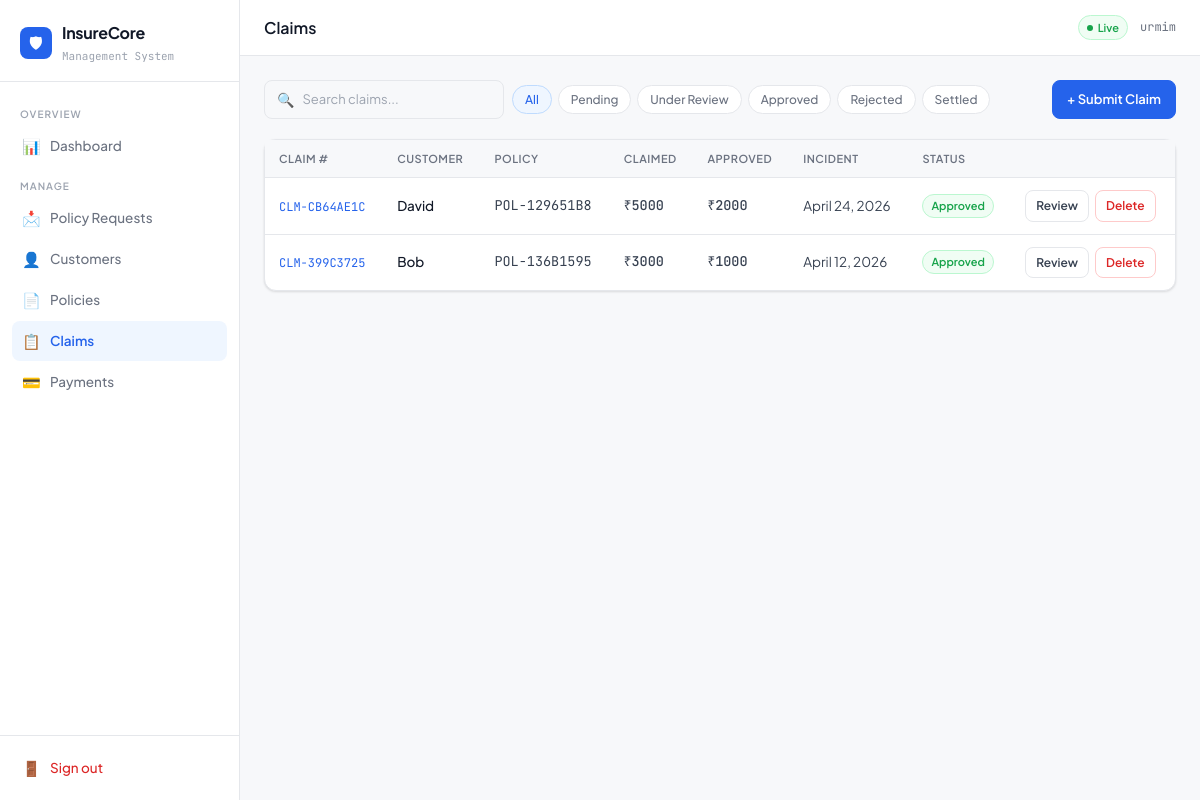
The app's page /claims/ (signed in) with its own data.
### insurance/models.py (models this page shows, shortened)
class Claim(models.Model):
    STATUS_CHOICES = [
        ('pending', 'Pending'),
        ('under_review', 'Under Review'),
        ('approved', 'Approved'),
        ('rejected', 'Rejected'),
        ('settled', 'Settled'),
    ]
    policy = models.ForeignKey(Policy, on_delete=models.CASCADE, related_name='claims')
    claim_number = models.CharField(max_length=50, unique=True)
    claim_date = models.DateField(auto_now_add=True)
    incident_date = models.DateField()
    claim_amount = models.DecimalField(max_digits=12, decimal_places=2)
    approved_amount = models.DecimalField(max_digits=12, decimal_places=2, null=True, blank=True)
    reason = models.TextField()
    status = models.CharField(max_length=20, choices=STATUS_CHOICES, default='pending')
    document = models.FileField(upload_to='claims/', null=True, blank=True)
    notes = models.TextField(blank=True)
    created_at = models.DateTimeField(auto_now_add=True)
    updated_at = models.DateTimeField(auto_now=True)
    class Meta:
        ordering = ['-created_at']

class Policy(models.Model):
    POLICY_TYPES = [
        ('life', 'Life Insurance'),
        ('health', 'Health Insurance'),
        ('vehicle', 'Vehicle Insurance'),
        ('home', 'Home Insurance'),
        ('travel', 'Travel Insurance'),
    ]
    STATUS_CHOICES = [
        ('active', 'Active'),
        ('expired', 'Expired'),
        ('cancelled', 'Cancelled'),
        ('pending', 'Pending'),
    ]
    customer = models.ForeignKey(Customer, on_delete=models.CASCADE, related_name='policies')
    policy_number = models.CharField(max_length=50, unique=True)
    policy_type = models.CharField(max_length=20, choices=POLICY_TYPES)
    cover_amount = models.DecimalField(max_digits=12, decimal_places=2)
    premium_amount = models.DecimalField(max_digits=10, decimal_places=2)
    start_date = models.DateField()
    end_date = models.DateField()
    status = models.CharField(max_length=20, choices=STATUS_CHOICES, default='active')
    description = models.TextField(blank=True)
    created_at = models.DateTimeField(auto_now_add=True)
    class Meta:
        ordering = ['-created_at']
        verbose_name_plural = 'Policies'

class Customer(models.Model):
    GENDER_CHOICES = [('M', 'Male'), ('F', 'Female'), ('O', 'Other')]
    user = models.OneToOneField(User, on_delete=models.CASCADE, null=True, blank=True)
    name = models.CharField(max_length=150)
    email = models.EmailField(unique=True)
    phone = models.CharField(max_length=20)
    date_of_birth = models.DateField(null=True, blank=True)
    gender = models.CharField(max_length=1, choices=GENDER_CHOICES, default='M')
    address = models.TextField(blank=True)
    created_at = models.DateTimeField(auto_now_add=True)
    class Meta:
        ordering = ['-created_at']

### insurance/views.py (the view)
# urls.py: path('claims/', views.claim_list, name='claims'),
@admin_required
def claim_list(request):
    q = request.GET.get('q', '')
    status = request.GET.get('status', '')
    claims = Claim.objects.select_related('policy__customer').all()
    if q:
        claims = claims.filter(Q(claim_number__icontains=q) | Q(policy__customer__name__icontains=q))
    if status:
        claims = claims.filter(status=status)
    return render(request, 'insurance/claims.html', {'claims': claims, 'q': q, 'status': status})

### insurance/views.py (called while the page is built)
def admin_required(view_func):
    from functools import wraps
    @wraps(view_func)
    def wrapper(request, *args, **kwargs):
        if not request.user.is_authenticated:
            return redirect('login')
        if not request.user.is_staff:
            return redirect('customer_portal_dashboard')
        return view_func(request, *args, **kwargs)
    return wrapper

### insurance/templates/insurance/claims.html (shortened to what this page needs)
{% extends "insurance/base.html" %}
{% block page_title %}Claims{% endblock %}
{% block content %}
<div class="page-actions">
  <div class="page-actions-left">
    <form method="GET" style="display:flex;align-items:center;gap:8px;flex-wrap:wrap">
      <div class="search-bar">
        <span style="color:var(--text-4);font-size:14px">🔍</span>
        <input type="text" name="q" value="{{ q }}" placeholder="Search claims...">
      </div>
      <div class="filter-pills">
        <a href="{% url 'claims' %}" class="pill {% if not status %}active{% endif %}">All</a>
        <a href="{% url 'claims' %}?status=pending" class="pill {% if status == 'pending' %}active{% endif %}">Pending</a>
        <a href="{% url 'claims' %}?status=under_review" class="pill {% if status == 'under_review' %}active{% endif %}">Under Review</a>
        <a href="{% url 'claims' %}?status=approved" class="pill {% if status == 'approved' %}active{% endif %}">Approved</a>
        <a href="{% url 'claims' %}?status=rejected" class="pill {% if status == 'rejected' %}active{% endif %}">Rejected</a>
        <a href="{% url 'claims' %}?status=settled" class="pill {% if status == 'settled' %}active{% endif %}">Settled</a>
      </div>
    </form>
  </div>
  <a href="{% url 'claim_add' %}" class="btn btn-primary">+ Submit Claim</a>
</div>
<div class="card">
  <div class="table-wrap">
    <table class="data">
      <thead>
        <tr><th>Claim #</th><th>Customer</th><th>Policy</th><th>Claimed</th><th>Approved</th><th>Incident</th><th>Status</th><th></th></tr>
      </thead>
      <tbody>
        {% for c in claims %}
        <tr>
          <td><a href="{% url 'claim_detail' c.pk %}" class="mono" style="color:var(--blue);text-decoration:none">{{ c.claim_number }}</a></td>
          <td><a href="{% url 'customer_detail' c.policy.customer.pk %}" style="color:var(--text);text-decoration:none;font-weight:500">{{ c.policy.customer.name }}</a></td>
          <td class="mono">{{ c.policy.policy_number }}</td>
          <td class="amount">₹{{ c.claim_amount|floatformat:0 }}</td>
          <td class="amount">{% if c.approved_amount %}₹{{ c.approved_amount|floatformat:0 }}{% else %}<span style="color:var(--text-4)">—</span>{% endif %}</td>
          <td>{{ c.incident_date }}</td>
          <td><span class="badge badge-{{ c.status }}">{{ c.get_status_display }}</span></td>
          <td>
            <div style="display:flex;gap:6px">
              <a href="{% url 'claim_detail' c.pk %}" class="btn btn-secondary btn-sm">Review</a>
              <a href="{% url 'claim_delete' c.pk %}" class="btn btn-danger btn-sm">Delete</a>
            </div>
          </td>
        </tr>
        {% endfor %}
      </tbody>
    </table>
  </div>
</div>
{% endblock %}

### insurance/templates/insurance/base.html (shortened to what this page needs)
{% load static %}
<!DOCTYPE html>
<html lang="en">
<head>
</head>
<body>
<div class="layout">
{% if user.is_authenticated %}
<aside class="sidebar">
  <div class="sidebar-brand">
    <div class="brand-row">
      <div class="brand-icon">🛡</div>
      <div>
        <div class="brand-name">InsureCore</div>
        <div class="brand-sub">Management System</div>
      </div>
    </div>
  </div>
  <nav class="sidebar-nav">
    <div class="nav-section">Overview</div>
    <a href="{% url 'dashboard' %}" class="nav-link {% if request.resolver_match.url_name == 'dashboard' %}active{% endif %}">
      <span class="nav-icon">📊</span> Dashboard
    </a>
    <div class="nav-section">Manage</div>
    <a href="{% url 'policy_request_list' %}" class="nav-link {% if 'policy_request' in request.resolver_match.url_name %}active{% endif %}">
  <span class="nav-icon">📩</span> Policy Requests
</a>
    <a href="{% url 'customers' %}" class="nav-link {% if 'customer' in request.resolver_match.url_name %}active{% endif %}">
      <span class="nav-icon">👤</span> Customers
    </a>
    <a href="{% url 'policies' %}" class="nav-link {% if 'polic' in request.resolver_match.url_name %}active{% endif %}">
      <span class="nav-icon">📄</span> Policies
    </a>
    <a href="{% url 'claims' %}" class="nav-link {% if 'claim' in request.resolver_match.url_name %}active{% endif %}">
      <span class="nav-icon">📋</span> Claims
    </a>
    <a href="{% url 'payments' %}" class="nav-link {% if 'payment' in request.resolver_match.url_name %}active{% endif %}">
      <span class="nav-icon">💳</span> Payments
    </a>
  </nav>
  <div class="sidebar-footer">
    <a href="{% url 'logout' %}" class="logout-link">
      <span class="nav-icon">🚪</span> Sign out
    </a>
  </div>
</aside>
{% endif %}
<main class="main" {% if not user.is_authenticated %}style="margin-left:0"{% endif %}>
  {% if user.is_authenticated %}
  <div class="topbar">
    <span class="page-heading">{% block page_title %}Dashboard{% endblock %}</span>
    <div class="topbar-right">
      <span class="badge-live">Live</span>
      <span class="topbar-user">{{ user.username }}</span>
    </div>
  </div>
  {% endif %}
  <div class="content">
    {% block content %}{% endblock %}
  </div>
</main>
</div>
</body>
</html>

### records on screen
Claim: claim_number "CLM-CB64AE1C", policy.customer.name "David", policy.policy_number "POL-129651B8", claim_amount "5000", approved_amount "2000", incident_date "April 24, 2026", status "Approved"
Claim: claim_number "CLM-399C3725", policy.customer.name "Bob", policy.policy_number "POL-136B1595", claim_amount "3000", approved_amount "1000", incident_date "April 12, 2026", status "Approved"

### other values on screen
{{ user.username }} "urmim"
